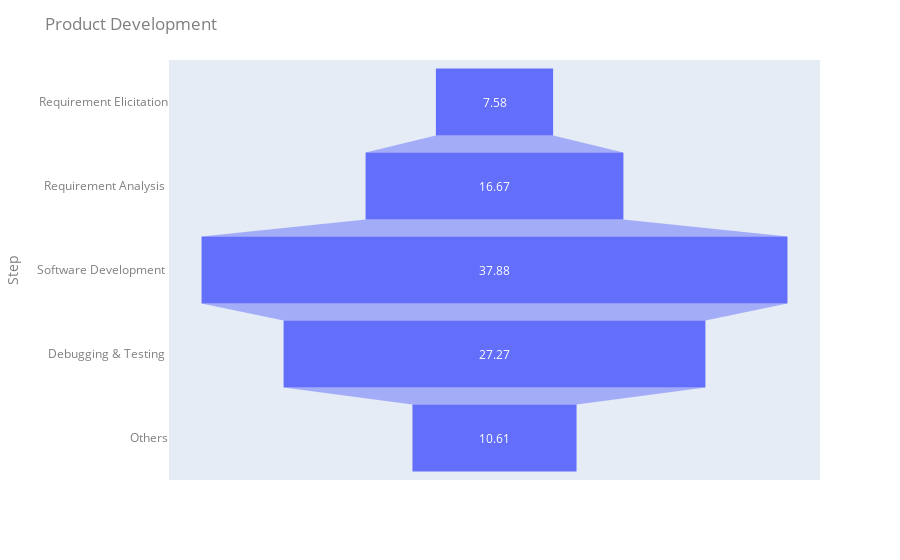

The code cell stored with this chart in its notebook:
### Markdown cell above
<hr></hr>
<div style="page-break-after: always;"></div>

# QUESTION 8
** An organization wants to calculate the % of time they spent on each process for their product development. Visualize the data using funnel chart with the data given below. <br> **

| Product Development steps |  Time spent <br> (in hours) |
| --- | ---|
|Requirement Elicitation | 50 |
|Requirement Analysis | 110 |
| Software Development | 250 |
| Debugging & Testing | 180 |
| Others | 70 |

 

## Modules Used:-
### Matplotlib
### Plotly

## Approach:-
*   Create a Dictionary which stores percentage of time and the step
*   Using a matplotlib and plotly we can create the funnel chart

### Code cell
import plotly.express as px

#Setting up data

time = [50,110,250,180,70]

tottime = sum(time)

time_perc = [time[i]/tottime * 100 for i in range(len(time))]

#round off to 2 decimal places

time_percent= [round(time_perc[i],2) for i in range(len(time_perc))]

data = dict(values=time_percent,
            labels=['Requirement Elicitation','Requirement Analysis ','Software Development ','Debugging & Testing ','Others'])

fig = px.funnel(data, y='labels', x='values')

fig.update_layout(
    title="Product Development",
    yaxis_title="Step",
    font=dict(
        size=12,
        color="#7f7f7f"
    )
)

fig.show()

### Figure 1 — Plotly figure (JSON) as saved in the notebook; plotly's stock layout.template omitted (floating-point values rounded to 4 significant figures)
{"data": [{"hovertemplate": "values=%{x}<br>labels=%{y}<extra></extra>", "legendgroup": "", "marker": {"color": "#636efa"}, "name": "", "orientation": "h", "showlegend": false, "type": "funnel", "x": [7.58, 16.67, 37.88, 27.27, 10.61], "xaxis": "x", "y": ["Requirement Elicitation", "Requirement Analysis ", "Software Development ", "Debugging & Testing ", "Others"], "yaxis": "y"}], "layout": {"font": {"color": "#7f7f7f", "size": 12}, "legend": {"tracegroupgap": 0}, "margin": {"t": 60}, "title": {"text": "Product Development"}, "xaxis": {"anchor": "y", "domain": [0, 1], "title": {"text": "values"}}, "yaxis": {"anchor": "x", "domain": [0, 1], "title": {"text": "Step"}}}}
